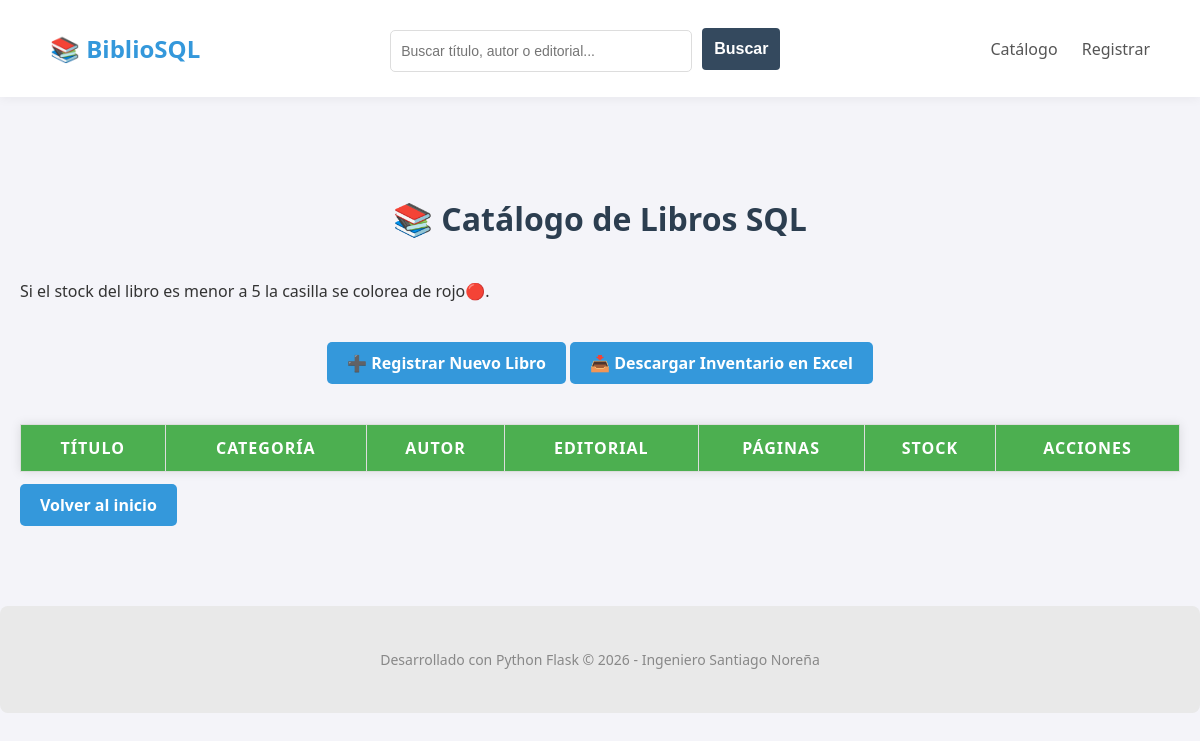
Before: /catalogo?page=2&q= with the older database file.
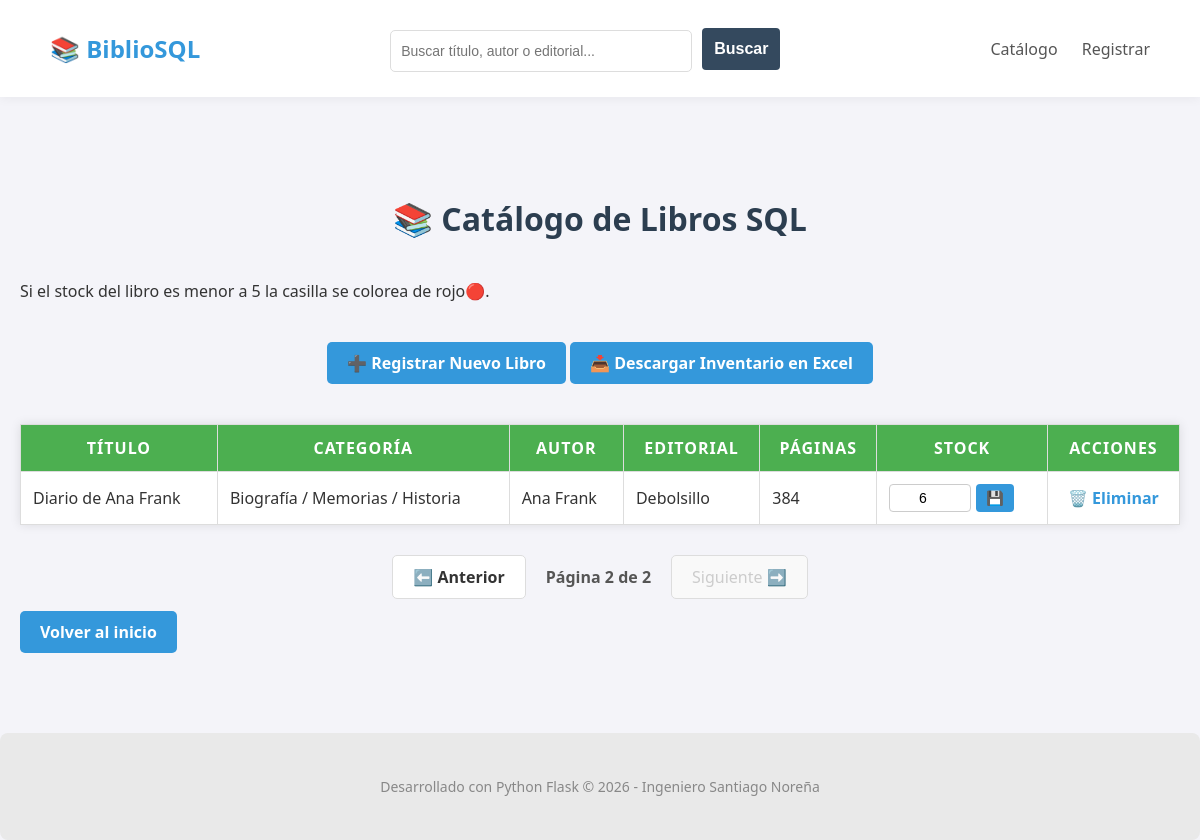
After: the same page with the newer database file.
### biblioteca_libros/biblioteca_sql.py (models this page shows, shortened)
class Libro(Base):
    __tablename__ = 'libros' # Nombre de la tabla en el archivo
    id = Column(String, primary_key=True)
    nombre = Column(String)
    categoria = Column(String)
    autor = Column(String)
    editorial = Column(String)
    paginas = Column(Integer)
    cantidad = Column(Integer)
    @property
    def clase_css_stock(self):
        return "stock-bajo" if self.cantidad < 5 else "stock-alto"

### biblioteca_libros/rutas.py (the view, shortened to what this page needs)
@rutas_globales.route('/catalogo')
def ver_catalogo():
    page = request.args.get('page', 1, type=int)
    busqueda = request.args.get('q', '', type=str)
    per_page = 20 # Libros por página
    query = session.query(Libro)
    total_libros = query.count() # ¿Cuántos libros cumplen el filtro?
    total_pages = math.ceil(total_libros / per_page) # Redondeamos hacia arriba
    offset = (page - 1) * per_page
    lista_libros = query.limit(per_page).offset(offset).all()
    return render_template('catalogo.html',
                           libros=lista_libros,
                           page=page,
                           total_pages=total_pages,
                           busqueda=busqueda)

### biblioteca_libros/templates/catalogo.html (shortened to what this page needs)
<!DOCTYPE html>
<html lang="es">
<head>
    <link rel="stylesheet" href="{{ url_for('static', filename='estilos.css') }}">
    <link rel="stylesheet" href="https://cdnjs.cloudflare.com/ajax/libs/font-awesome/6.0.0/css/all.min.css">
</head>
<body>
    <nav class="navbar">
        <div class="logo"><a href="/">📚 BiblioSQL</a></div>
        <div class="toolbar">
            <form action="/catalogo" method="GET" class="search-form">
                <input type="text" name="q" placeholder="Buscar título, autor o editorial..." value="{{ busqueda }}">
                <button type="submit">Buscar</button>
            </form>
        </div>
        <div class="nav-links">
            <a href="/catalogo">Catálogo</a>
            <a href="/registrar">Registrar</a>
        </div>
    </nav>
    <div class="contenedor_cuerpo">
        <h1>📚 Catálogo de Libros SQL</h1>
        <p>Si el stock del libro es menor a 5 la casilla se colorea de rojo🔴.</p>
        <div class="contenedor_registro">
            <a href="/registrar" class="btn">➕ Registrar Nuevo Libro</a>
            <a href="/descargar_excel" class="btn">📥 Descargar Inventario en Excel</a>
        </div>
        <table>
            <thead>
                <tr>
                    <th>Título</th>
                    <th>Categoría</th>
                    <th>Autor</th>
                    <th>Editorial</th>
                    <th>Páginas</th>
                    <th>Stock</th>
                    <th>Acciones</th>
                </tr>
            </thead>
            <tbody>
                {% for libro in libros %}
                <tr>
                    <td>{{ libro.nombre }}</td>
                    <td>{{ libro.categoria }}</td>
                    <td>{{ libro.autor }}</td>
                    <td>{{ libro.editorial }}</td>
                    <td>{{ libro.paginas }}</td>
                    <td>
                        <form action="/actualizar_stock" method="POST" class="form-stock">
                            <input type="number" name="nuevo_stock" value="{{ libro.cantidad }}" min="0" class="input-stock {{ libro.clase_css_stock }}">
                            <button type="submit" class="btn-guardar" title="Actualizar Stock">💾</button>
                        </form>
                    </td>
                    <td class="eliminar">
                        <a href="/eliminar/{{ libro.id }}" class="btn-eliminar">
                            🗑️ Eliminar
                        </a>
                    </td>
                </tr>
                {% endfor %}
            </tbody>
        </table>
        {% if total_pages > 1 %}
        <div class="pagination">
            {% if page > 1 %}
                <a href="/catalogo?page={{ page-1 }}&q={{ busqueda }}" class="page-link">⬅️ Anterior</a>
            {% else %}
                <span class="page-link disabled">⬅️ Anterior</span>
            {% endif %}
            <span class="page-info">Página {{ page }} de {{ total_pages }}</span>
            {% if page < total_pages %}
                <a href="/catalogo?page={{ page+1 }}&q={{ busqueda }}" class="page-link">Siguiente ➡️</a>
            {% else %}
                <span class="page-link disabled">Siguiente ➡️</span>
            {% endif %}
        </div>
        {% endif %}
        <br>
        <a href="/" class="btn">Volver al inicio</a>
    </div>
    <footer>
        <p>Desarrollado con Python Flask &copy; 2026 - Ingeniero Santiago Noreña</p>
    </footer>
</body>
</html>

### biblioteca_libros/static/estilos.css (style rules this page uses)
body { font-family: 'Segoe UI', Tahoma, Geneva, Verdana, sans-serif; margin: 0; padding: 0; background-color: #f4f4f9; color: #333; }
.contenedor_cuerpo { max-width: 1800px; margin: 0 auto; padding: 40px 20px; flex: 1; width: 100%; box-sizing: border-box; }
.navbar { display: flex; justify-content: space-between; align-items: center; padding: 10px 50px; background-color: white; box-shadow: 0 2px 10px rgba(0,0,0,0.05); position: sticky; top: 0; z-index: 1000; width: 100%; box-sizing: border-box; }
.logo { font-size: 24px; font-weight: 800; color: #2c3e50; text-decoration: none; cursor: pointer; }
.toolbar { display: flex; justify-content: space-between; align-items: center; margin-bottom: 0; background: white; padding: 15px; border-radius: 8px; }
.search-form { display: flex; gap: 10px; align-items: center; box-shadow: none; padding: 0; margin: 0; }
.search-form input { padding: 10px; border: 1px solid #ddd; border-radius: 5px; height: 20px; width: 280px; }
.search-form button { margin: 0; width: auto; height: auto; background-color: #34495e; }
.nav-links a { margin-left: 20px; color: #555; font-weight: 500; font-size: 16px; text-decoration: none; }
h1 { margin: 40px 0; }
h1, h2 { text-align: center; color: #2c3e50; }
a { color: #3498db; text-decoration: none; font-weight: bold; }
.contenedor_registro { text-align: center; margin-bottom: 20px; margin: 50px 0; }
.btn { background-color: #3498db; color: white; padding: 10px 20px; border-radius: 5px; text-decoration: none; font-weight: bold; }
table { width: 100%; border-collapse: collapse; margin-top: 20px; background-color: white; box-shadow: 0 0 10px rgba(0,0,0,0.1); }
th { border: 1px solid #ddd; padding: 12px; text-align: center; }
td { border: 1px solid #ddd; padding: 12px; text-align: left; }
th { background-color: #4CAF50; color: white; text-transform: uppercase; letter-spacing: 1px; }
form { background: white; padding: 30px; border-radius: 8px; box-shadow: 0 4px 15px rgba(0,0,0,0.1); max-width: 400px; margin: auto; }
input { width: 95%; padding: 10px; margin-top: 5px; border: 1px solid #ccc; border-radius: 4px; font-size: 14px; }
button { margin-top: 25px; width: 100%; padding: 12px; background-color: #4CAF50; color: white; border: none; border-radius: 4px; cursor: pointer; font-size: 16px; font-weight: bold; transition: background-color 0.3s; }
.input-stock { width: 70px !important; text-align: center; padding: 5px !important; margin: 0 !important; }
.btn-guardar { background-color: #3498db; color: white; width: auto; padding: 6px 10px; margin: 0; font-size: 14px; border-radius: 4px; }
.form-stock { display: flex; align-items: center; gap: 5px; }
table form { background: transparent; padding: 0; box-shadow: none; margin: 0; }
.eliminar { text-align: center; }
.pagination { display: flex; justify-content: center; align-items: center; gap: 20px; margin-top: 30px; }
.page-link { padding: 10px 20px; background-color: white; border: 1px solid #ddd; border-radius: 5px; color: #333; text-decoration: none; transition: all 0.3s; }
.page-link.disabled { background-color: #f9f9f9; color: #ccc; cursor: not-allowed; }
.page-info { font-weight: bold; color: #555; }
footer { text-align: center; padding: 30px; margin: 0; color: #888; background-color: #e9e9e9; font-size: 14px; margin-top: 50px; border-radius: 8px; }

Changed rows visible on the page:
added Libro: nombre "Diario de Ana Frank", categoria "Biografía / Memorias / Historia", autor "Ana Frank", editorial "Debolsillo", paginas "384", nuevo_stock "6"
Other visible differences:
{{ page }}: (not shown) → "2"
{{ total_pages }}: (not shown) → "2"
text now shown: "⬅️ Anterior Página de Siguiente ➡️"
